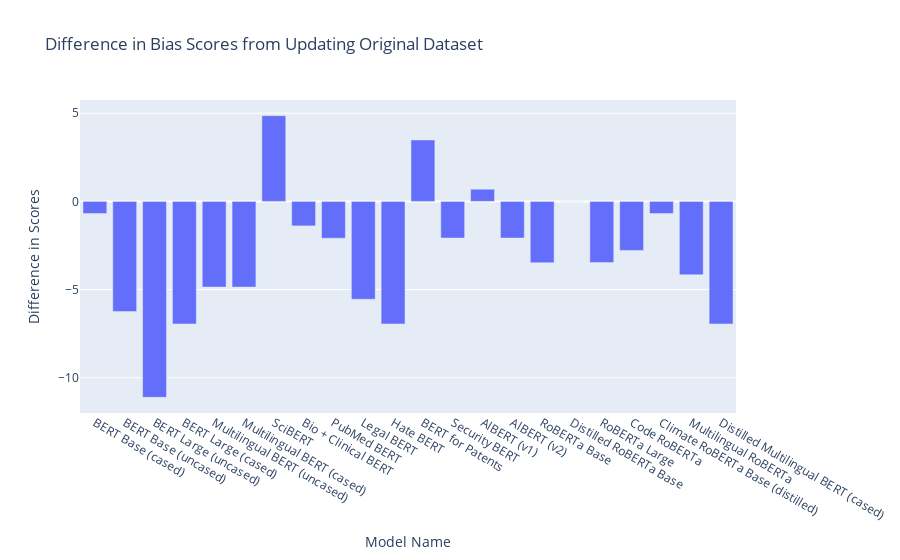

The notebook cell saved with this chart:
### Code cell
fig = px.bar(
    model_scores_df, 
    x="Model Name", 
    y="Difference in Scores",
    hover_name = model_scores_df["Model Name"], 
    title = "Difference in Bias Scores from Updating Original Dataset")
fig.show()

### Figure 1 — Plotly figure (JSON) as saved in the notebook; plotly's stock layout.template omitted (floating-point values rounded to 4 significant figures)
{"data": [{"alignmentgroup": "True", "hovertemplate": "<b>%{hovertext}</b><br><br>Model Name=%{x}<br>Difference in Scores=%{y}<extra></extra>", "hovertext": ["BERT Base (cased)", "BERT Base (uncased)", "BERT Large (uncased)", "BERT Large (cased)", "Multilingual BERT (uncased)", "Multilingual BERT (cased)", "SciBERT", "Bio + Clinical BERT", "PubMed BERT", "Legal BERT", "Hate BERT", "BERT for Patents", "Security BERT", "AlBERT (v1)", "AlBERT (v2)", "RoBERTa Base", "Distilled RoBERTa Base", "RoBERTa Large", "Code RoBERTa", "Climate RoBERTa Base (distilled)", "Multilingual RoBERTa", "Distilled Multilingual BERT (cased)"], "legendgroup": "", "marker": {"color": "#636efa", "pattern": {"shape": ""}}, "name": "", "offsetgroup": "", "orientation": "v", "showlegend": false, "textposition": "auto", "type": "bar", "x": ["BERT Base (cased)", "BERT Base (uncased)", "BERT Large (uncased)", "BERT Large (cased)", "Multilingual BERT (uncased)", "Multilingual BERT (cased)", "SciBERT", "Bio + Clinical BERT", "PubMed BERT", "Legal BERT", "Hate BERT", "BERT for Patents", "Security BERT", "AlBERT (v1)", "AlBERT (v2)", "RoBERTa Base", "Distilled RoBERTa Base", "RoBERTa Large", "Code RoBERTa", "Climate RoBERTa Base (distilled)", "Multilingual RoBERTa", "Distilled Multilingual BERT (cased)"], "xaxis": "x", "y": [-0.69, -6.25, -11.11, -6.95, -4.86, -4.86, 4.86, -1.39, -2.09, -5.55, -6.95, 3.48, -2.08, 0.69, -2.08, -3.48, 0, -3.47, -2.78, -0.69, -4.16, -6.95], "yaxis": "y"}], "layout": {"barmode": "relative", "legend": {"tracegroupgap": 0}, "title": {"text": "Difference in Bias Scores from Updating Original Dataset"}, "xaxis": {"anchor": "y", "domain": [0, 1], "title": {"text": "Model Name"}}, "yaxis": {"anchor": "x", "domain": [0, 1], "title": {"text": "Difference in Scores"}}}}
